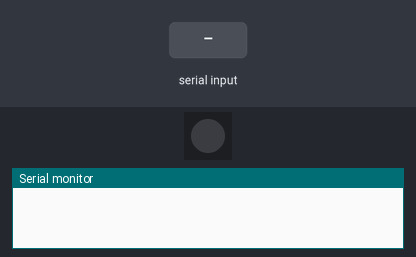
Bench run of a sketch on a simulated Arduino Uno, built with avr-gcc and run on an emulated ATmega328P. On the bench: 1 RGB LEDs in strip order, left to right, the last lines printed to the serial monitor. The test bench sets the inputs (shaded band). Dim RGB values are drawn brighter than linear.

Above: at 1.2 s.
1.3 s: "R90\n" received over the second serial link
At 1.8 s:
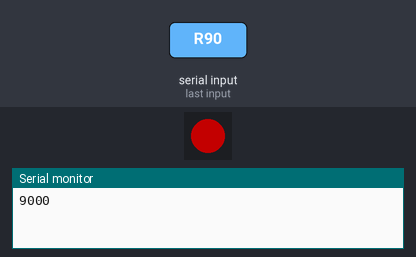
2.8 s: "G90\n" received over the second serial link
At 4.0 s:
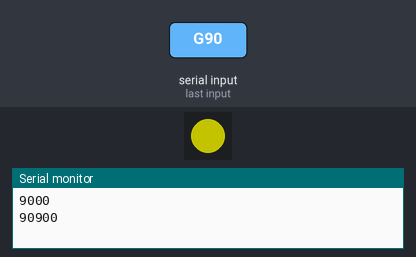
4.3 s: "30,150\n" received over the second serial link
At 5.3 s:
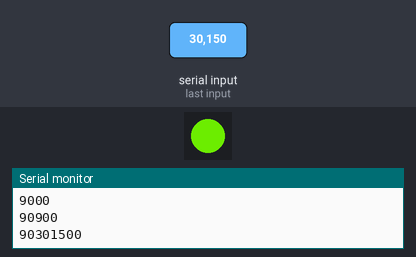
5.8 s: "G,45\n" received over the second serial link
At 6.4 s:
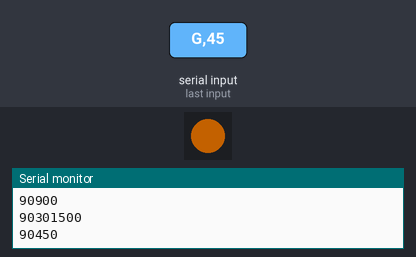
7.3 s: "B90\n" received over the second serial link
At 7.6 s:
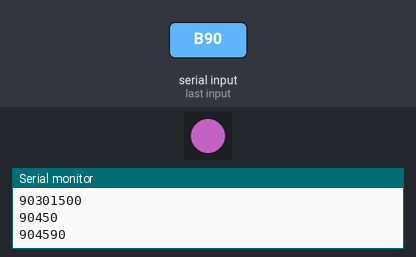
8.8 s: "200\n" received over the second serial link
At 9.9 s:
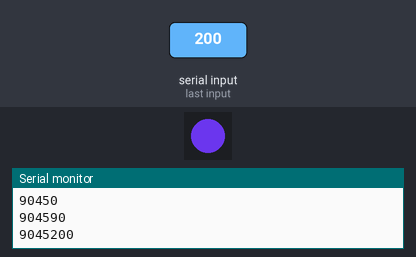
Timing chart, 0 to 11.3 s (numbered marks = the images above; inputs shaded):
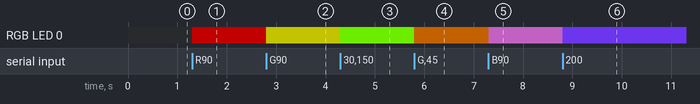

The sketch:

LedstripBluetooth-v1.ino
```cpp
#include <SoftwareSerial.h>
#include<FastLED.h>
#define NUM_LEDS 1
#define DATA_PIN 5
#define CLOCK_PIN 4

CRGB leds[NUM_LEDS];
SoftwareSerial bluetooth(9, 8);

char valueRead;
String cadena = "";
int color = 0;
int valueSet, Red, Green, Blue;

void setup() {
  FastLED.addLeds<P9813, DATA_PIN, CLOCK_PIN, RGB>(leds, NUM_LEDS);
  Serial.begin(9600);
  bluetooth.begin(9600);
}

void loop() {
  if (bluetooth.available()) {
    valueRead = bluetooth.read();
    //Serial.println(valueRead);

    if (isDigit(valueRead)) {
      cadena += (char)valueRead;
    } else {
      switch (valueRead) {
        case 'R':
          color = 1;
          break;
        case 'G':
          color = 2;
          break;
        case 'B':
          color = 3;
          break;
      }
    }

    if (valueRead == '\n') {
      valueSet = cadena.toInt();

      switch (color) {
        case 1:
          Red = valueSet;
          changeColor(Red, Green, Blue);
          break;
        case 2:
          Green = valueSet;
          changeColor(Red, Green, Blue);
          break;
        case 3:
          Blue = valueSet;
          changeColor(Red, Green, Blue);
          break;
      }
      cadena = "";
    }
  }
}

void changeColor (int Red, int Green, int Blue) {
  Serial.print(Red);
  Serial.print(Green);
  Serial.print(Blue);
  Serial.println();
  leds[0].setRGB(Red, Green, Blue);
  FastLED.show();
}
```

Measured:
- after the input at 1.3 s, RGB LED 0: off → RGB(90, 0, 0) at once
- after the input at 2.8 s, RGB LED 0: RGB(90, 0, 0) → RGB(90, 90, 0) at once
- after the input at 4.3 s, RGB LED 0: RGB(90, 90, 0) → RGB(90, 198, 0) at once
- after the input at 5.8 s, RGB LED 0: RGB(90, 198, 0) → RGB(90, 45, 0) at once
- after the input at 7.3 s, RGB LED 0: RGB(90, 45, 0) → RGB(90, 45, 90) at once
- after the input at 8.8 s, RGB LED 0: RGB(90, 45, 90) → RGB(90, 45, 200) at once
